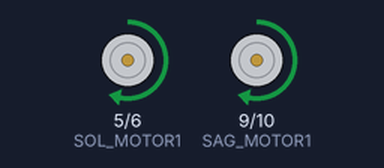
A sketch run on a simulated Arduino Uno, built with avr-gcc and run on an emulated ATmega328P. On the bench: motor-driver pin pairs drawn as motors (green arrow = first pin HIGH = forward, orange = second pin HIGH = backward, longer = more drive).

Above: at 0.5 s.
At 1.5 s:
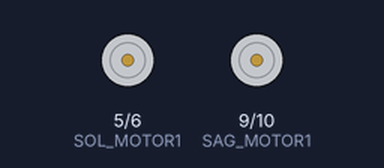
At 2.5 s:
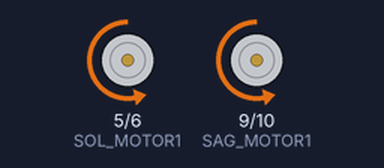
At 4.5 s:
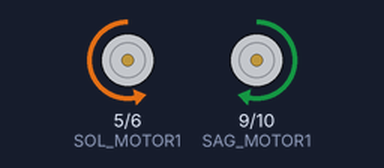
Timing chart, 0 to 6.5 s (numbered marks = the images above):
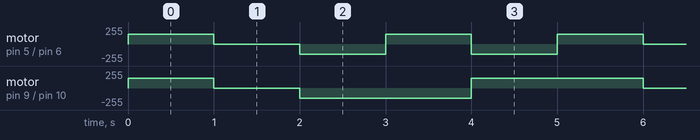

Measured:
- by itself, motor on pin 5 (SOL_MOTOR1) / pin 6 (SOL_MOTOR2): repeats every 5.0 s: stopped 1.0 s, 2 × (backward 150/255 1.0 s, forward 150/255 1.0 s)
- by itself, motor on pin 9 (SAG_MOTOR1) / pin 10 (SAG_MOTOR2): repeats every 5.0 s: stopped 1.0 s, backward 150/255 2.0 s, forward 150/255 2.0 s

The sketch:

ders_16_fonksiyon.ino
```cpp
// Motor pinlerini tanımlıyoruz
#define SOL_MOTOR1 5   // Sol motorun birinci pini
#define SOL_MOTOR2 6   // Sol motorun ikinci pini
#define SAG_MOTOR1 9   // Sağ motorun birinci pini
#define SAG_MOTOR2 10  // Sağ motorun ikinci pini

void setup() {
  // Motor pinlerini çıkış olarak ayarlıyoruz
  pinMode(SOL_MOTOR1, OUTPUT);
  pinMode(SOL_MOTOR2, OUTPUT);
  pinMode(SAG_MOTOR1, OUTPUT);
  pinMode(SAG_MOTOR2, OUTPUT);
}

void loop() {
  // 1) İleri git
  ileri();
  delay(1000);

  // 2) Dur
  dur();
  delay(1000);

  // 3) Geri git
  geri();
  delay(1000);

  // 4) Sağa dön
  sag();
  delay(1000);

  // 5) Sola dön
  sol();
  delay(1000);
}

// ----------------- Fonksiyonlar -----------------

void ileri() {
  analogWrite(SOL_MOTOR1, 150);   // Sol motor ileri
  analogWrite(SOL_MOTOR2, 0);

  analogWrite(SAG_MOTOR1, 150);   // Sağ motor ileri
  analogWrite(SAG_MOTOR2, 0);
}

void geri() {
  analogWrite(SOL_MOTOR1, 0);
  analogWrite(SOL_MOTOR2, 150);   // Sol motor geri

  analogWrite(SAG_MOTOR1, 0);
  analogWrite(SAG_MOTOR2, 150);   // Sağ motor geri
}

void sag() {
  analogWrite(SOL_MOTOR1, 150);   // Sol motor ileri
  analogWrite(SOL_MOTOR2, 0);

  analogWrite(SAG_MOTOR1, 0);
  analogWrite(SAG_MOTOR2, 150);   // Sağ motor geri
}

void sol() {
  analogWrite(SOL_MOTOR1, 0);
  analogWrite(SOL_MOTOR2, 150);   // Sol motor geri

  analogWrite(SAG_MOTOR1, 150);   // Sağ motor ileri
  analogWrite(SAG_MOTOR2, 0);
}

void dur() {
  analogWrite(SOL_MOTOR1, 0);
  analogWrite(SOL_MOTOR2, 0);
  analogWrite(SAG_MOTOR1, 0);
  analogWrite(SAG_MOTOR2, 0);
}
```
